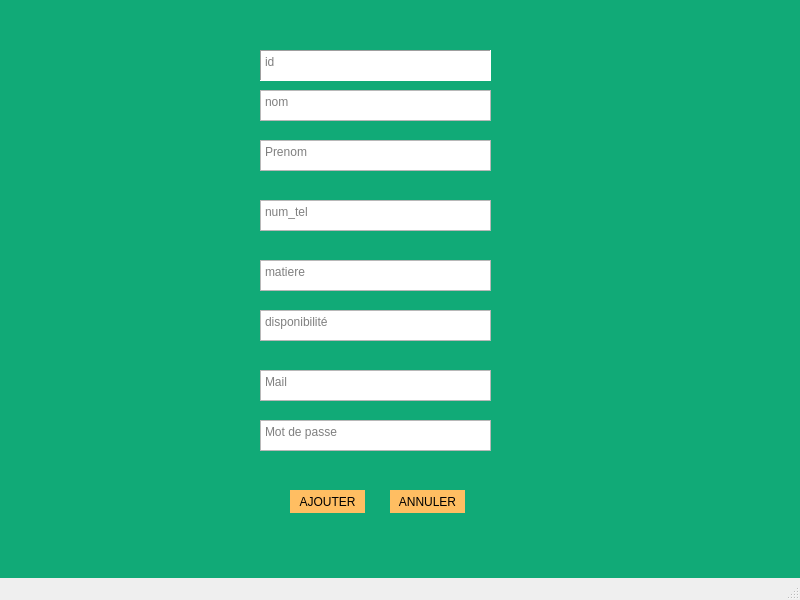
<?xml version="1.0" encoding="UTF-8"?>
<ui version="4.0">
 <class>createWindow</class>
 <widget class="QMainWindow" name="createWindow">
  <property name="geometry">
   <rect>
    <x>0</x>
    <y>0</y>
    <width>800</width>
    <height>600</height>
   </rect>
  </property>
  <property name="windowTitle">
   <string>MainWindow</string>
  </property>
  <widget class="QWidget" name="centralwidget">
   <widget class="QGraphicsView" name="graphicsView_2">
    <property name="geometry">
     <rect>
      <x>-230</x>
      <y>-30</y>
      <width>1311</width>
      <height>731</height>
     </rect>
    </property>
    <property name="styleSheet">
     <string notr="true">background-color:rgb(17, 170, 119);
border-radius: 20px;
</string>
    </property>
   </widget>
   <widget class="QTextEdit" name="dispo">
    <property name="geometry">
     <rect>
      <x>260</x>
      <y>310</y>
      <width>231</width>
      <height>31</height>
     </rect>
    </property>
    <property name="html">
     <string>&lt;!DOCTYPE HTML PUBLIC &quot;-//W3C//DTD HTML 4.0//EN&quot; &quot;http://www.w3.org/TR/REC-html40/strict.dtd&quot;&gt;
&lt;html&gt;&lt;head&gt;&lt;meta name=&quot;qrichtext&quot; content=&quot;1&quot; /&gt;&lt;style type=&quot;text/css&quot;&gt;
p, li { white-space: pre-wrap; }
&lt;/style&gt;&lt;/head&gt;&lt;body style=&quot; font-family:'MS Shell Dlg 2'; font-size:8.25pt; font-weight:400; font-style:normal;&quot;&gt;
&lt;p style=&quot;-qt-paragraph-type:empty; margin-top:0px; margin-bottom:0px; margin-left:0px; margin-right:0px; -qt-block-indent:0; text-indent:0px; font-family:'MS Shell Dlg 2';&quot;&gt;&lt;br /&gt;&lt;/p&gt;&lt;/body&gt;&lt;/html&gt;</string>
    </property>
    <property name="placeholderText">
     <string>disponibilité</string>
    </property>
   </widget>
   <widget class="QTextEdit" name="matiere">
    <property name="geometry">
     <rect>
      <x>260</x>
      <y>260</y>
      <width>231</width>
      <height>31</height>
     </rect>
    </property>
    <property name="html">
     <string>&lt;!DOCTYPE HTML PUBLIC &quot;-//W3C//DTD HTML 4.0//EN&quot; &quot;http://www.w3.org/TR/REC-html40/strict.dtd&quot;&gt;
&lt;html&gt;&lt;head&gt;&lt;meta name=&quot;qrichtext&quot; content=&quot;1&quot; /&gt;&lt;style type=&quot;text/css&quot;&gt;
p, li { white-space: pre-wrap; }
&lt;/style&gt;&lt;/head&gt;&lt;body style=&quot; font-family:'MS Shell Dlg 2'; font-size:8.25pt; font-weight:400; font-style:normal;&quot;&gt;
&lt;p style=&quot;-qt-paragraph-type:empty; margin-top:0px; margin-bottom:0px; margin-left:0px; margin-right:0px; -qt-block-indent:0; text-indent:0px; font-family:'MS Shell Dlg 2';&quot;&gt;&lt;br /&gt;&lt;/p&gt;&lt;/body&gt;&lt;/html&gt;</string>
    </property>
    <property name="placeholderText">
     <string>matiere</string>
    </property>
   </widget>
   <widget class="QTextEdit" name="numtele">
    <property name="geometry">
     <rect>
      <x>260</x>
      <y>200</y>
      <width>231</width>
      <height>31</height>
     </rect>
    </property>
    <property name="html">
     <string>&lt;!DOCTYPE HTML PUBLIC &quot;-//W3C//DTD HTML 4.0//EN&quot; &quot;http://www.w3.org/TR/REC-html40/strict.dtd&quot;&gt;
&lt;html&gt;&lt;head&gt;&lt;meta name=&quot;qrichtext&quot; content=&quot;1&quot; /&gt;&lt;style type=&quot;text/css&quot;&gt;
p, li { white-space: pre-wrap; }
&lt;/style&gt;&lt;/head&gt;&lt;body style=&quot; font-family:'MS Shell Dlg 2'; font-size:8.25pt; font-weight:400; font-style:normal;&quot;&gt;
&lt;p style=&quot;-qt-paragraph-type:empty; margin-top:0px; margin-bottom:0px; margin-left:0px; margin-right:0px; -qt-block-indent:0; text-indent:0px; font-family:'MS Shell Dlg 2';&quot;&gt;&lt;br /&gt;&lt;/p&gt;&lt;/body&gt;&lt;/html&gt;</string>
    </property>
    <property name="placeholderText">
     <string>num_tel</string>
    </property>
   </widget>
   <widget class="QPushButton" name="pushButton_2">
    <property name="geometry">
     <rect>
      <x>390</x>
      <y>490</y>
      <width>75</width>
      <height>23</height>
     </rect>
    </property>
    <property name="styleSheet">
     <string notr="true">#pushButton_2{

border-radius:20px;


background-color: #ffbe62
}

#pushButton_2:hover{
border-radius:20px;
font: 10pt 'Century Gothic';
background:#ffffff;


}</string>
    </property>
    <property name="text">
     <string>ANNULER</string>
    </property>
   </widget>
   <widget class="QTextEdit" name="nom">
    <property name="geometry">
     <rect>
      <x>260</x>
      <y>90</y>
      <width>231</width>
      <height>31</height>
     </rect>
    </property>
    <property name="styleSheet">
     <string notr="true"/>
    </property>
    <property name="html">
     <string>&lt;!DOCTYPE HTML PUBLIC &quot;-//W3C//DTD HTML 4.0//EN&quot; &quot;http://www.w3.org/TR/REC-html40/strict.dtd&quot;&gt;
&lt;html&gt;&lt;head&gt;&lt;meta name=&quot;qrichtext&quot; content=&quot;1&quot; /&gt;&lt;style type=&quot;text/css&quot;&gt;
p, li { white-space: pre-wrap; }
&lt;/style&gt;&lt;/head&gt;&lt;body style=&quot; font-family:'MS Shell Dlg 2'; font-size:8.25pt; font-weight:400; font-style:normal;&quot;&gt;
&lt;p style=&quot;-qt-paragraph-type:empty; margin-top:0px; margin-bottom:0px; margin-left:0px; margin-right:0px; -qt-block-indent:0; text-indent:0px; font-family:'MS Shell Dlg 2';&quot;&gt;&lt;br /&gt;&lt;/p&gt;&lt;/body&gt;&lt;/html&gt;</string>
    </property>
    <property name="placeholderText">
     <string>nom</string>
    </property>
   </widget>
   <widget class="QTextEdit" name="prenom">
    <property name="geometry">
     <rect>
      <x>260</x>
      <y>140</y>
      <width>231</width>
      <height>31</height>
     </rect>
    </property>
    <property name="html">
     <string>&lt;!DOCTYPE HTML PUBLIC &quot;-//W3C//DTD HTML 4.0//EN&quot; &quot;http://www.w3.org/TR/REC-html40/strict.dtd&quot;&gt;
&lt;html&gt;&lt;head&gt;&lt;meta name=&quot;qrichtext&quot; content=&quot;1&quot; /&gt;&lt;style type=&quot;text/css&quot;&gt;
p, li { white-space: pre-wrap; }
&lt;/style&gt;&lt;/head&gt;&lt;body style=&quot; font-family:'MS Shell Dlg 2'; font-size:8.25pt; font-weight:400; font-style:normal;&quot;&gt;
&lt;p style=&quot;-qt-paragraph-type:empty; margin-top:0px; margin-bottom:0px; margin-left:0px; margin-right:0px; -qt-block-indent:0; text-indent:0px; font-family:'MS Shell Dlg 2';&quot;&gt;&lt;br /&gt;&lt;/p&gt;&lt;/body&gt;&lt;/html&gt;</string>
    </property>
    <property name="placeholderText">
     <string>Prenom</string>
    </property>
   </widget>
   <widget class="QPushButton" name="pushButton">
    <property name="geometry">
     <rect>
      <x>290</x>
      <y>490</y>
      <width>75</width>
      <height>23</height>
     </rect>
    </property>
    <property name="styleSheet">
     <string notr="true">#pushButton{

border-radius:20px;


background-color: #ffbe62
}

#pushButton:hover{
border-radius:20px;
font: 10pt 'Century Gothic';
background:#ffffff;


}</string>
    </property>
    <property name="text">
     <string>AJOUTER</string>
    </property>
   </widget>
   <widget class="QTextEdit" name="mail">
    <property name="geometry">
     <rect>
      <x>260</x>
      <y>370</y>
      <width>231</width>
      <height>31</height>
     </rect>
    </property>
    <property name="html">
     <string>&lt;!DOCTYPE HTML PUBLIC &quot;-//W3C//DTD HTML 4.0//EN&quot; &quot;http://www.w3.org/TR/REC-html40/strict.dtd&quot;&gt;
&lt;html&gt;&lt;head&gt;&lt;meta name=&quot;qrichtext&quot; content=&quot;1&quot; /&gt;&lt;style type=&quot;text/css&quot;&gt;
p, li { white-space: pre-wrap; }
&lt;/style&gt;&lt;/head&gt;&lt;body style=&quot; font-family:'MS Shell Dlg 2'; font-size:8.25pt; font-weight:400; font-style:normal;&quot;&gt;
&lt;p style=&quot;-qt-paragraph-type:empty; margin-top:0px; margin-bottom:0px; margin-left:0px; margin-right:0px; -qt-block-indent:0; text-indent:0px; font-family:'MS Shell Dlg 2';&quot;&gt;&lt;br /&gt;&lt;/p&gt;&lt;/body&gt;&lt;/html&gt;</string>
    </property>
    <property name="placeholderText">
     <string>Mail</string>
    </property>
   </widget>
   <widget class="QTextEdit" name="mdp">
    <property name="geometry">
     <rect>
      <x>260</x>
      <y>420</y>
      <width>231</width>
      <height>31</height>
     </rect>
    </property>
    <property name="html">
     <string>&lt;!DOCTYPE HTML PUBLIC &quot;-//W3C//DTD HTML 4.0//EN&quot; &quot;http://www.w3.org/TR/REC-html40/strict.dtd&quot;&gt;
&lt;html&gt;&lt;head&gt;&lt;meta name=&quot;qrichtext&quot; content=&quot;1&quot; /&gt;&lt;style type=&quot;text/css&quot;&gt;
p, li { white-space: pre-wrap; }
&lt;/style&gt;&lt;/head&gt;&lt;body style=&quot; font-family:'MS Shell Dlg 2'; font-size:8.25pt; font-weight:400; font-style:normal;&quot;&gt;
&lt;p style=&quot;-qt-paragraph-type:empty; margin-top:0px; margin-bottom:0px; margin-left:0px; margin-right:0px; -qt-block-indent:0; text-indent:0px; font-family:'MS Shell Dlg 2';&quot;&gt;&lt;br /&gt;&lt;/p&gt;&lt;/body&gt;&lt;/html&gt;</string>
    </property>
    <property name="placeholderText">
     <string>Mot de passe</string>
    </property>
   </widget>
   <widget class="QTextEdit" name="id">
    <property name="geometry">
     <rect>
      <x>260</x>
      <y>50</y>
      <width>231</width>
      <height>31</height>
     </rect>
    </property>
    <property name="cursor" stdset="0">
     <cursorShape>ArrowCursor</cursorShape>
    </property>
    <property name="layoutDirection">
     <enum>Qt::LeftToRight</enum>
    </property>
    <property name="styleSheet">
     <string notr="true"/>
    </property>
    <property name="frameShape">
     <enum>QFrame::Panel</enum>
    </property>
    <property name="midLineWidth">
     <number>6</number>
    </property>
    <property name="horizontalScrollBarPolicy">
     <enum>Qt::ScrollBarAlwaysOff</enum>
    </property>
    <property name="html">
     <string>&lt;!DOCTYPE HTML PUBLIC &quot;-//W3C//DTD HTML 4.0//EN&quot; &quot;http://www.w3.org/TR/REC-html40/strict.dtd&quot;&gt;
&lt;html&gt;&lt;head&gt;&lt;meta name=&quot;qrichtext&quot; content=&quot;1&quot; /&gt;&lt;style type=&quot;text/css&quot;&gt;
p, li { white-space: pre-wrap; }
&lt;/style&gt;&lt;/head&gt;&lt;body style=&quot; font-family:'MS Shell Dlg 2'; font-size:8.25pt; font-weight:400; font-style:normal;&quot;&gt;
&lt;p style=&quot;-qt-paragraph-type:empty; margin-top:0px; margin-bottom:0px; margin-left:0px; margin-right:0px; -qt-block-indent:0; text-indent:0px; font-family:'MS Shell Dlg 2';&quot;&gt;&lt;br /&gt;&lt;/p&gt;&lt;/body&gt;&lt;/html&gt;</string>
    </property>
    <property name="placeholderText">
     <string>id</string>
    </property>
   </widget>
  </widget>
  <widget class="QMenuBar" name="menubar">
   <property name="geometry">
    <rect>
     <x>0</x>
     <y>0</y>
     <width>800</width>
     <height>22</height>
    </rect>
   </property>
  </widget>
  <widget class="QStatusBar" name="statusbar"/>
 </widget>
 <resources/>
 <connections/>
</ui>
